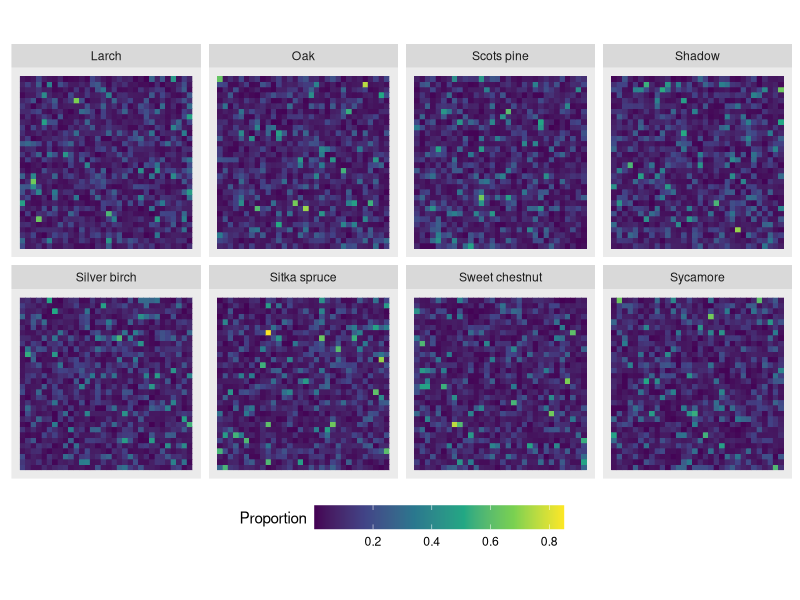

Here is the R script that generated this plot:
########################.
## TREE DATA - COUNTS ##
########################.

## PACKAGES ####

library(readxl)
library(dplyr)
library(tidyr)
library(ggplot2)
library(stringr)

#######################.

setwd("Data/")

#######################.

## DATA ####

data <- read_xlsx("simulated_trees.xlsx")

N = 1000

data_counts <- data %>%
  mutate(total = rowSums(select(., ends_with("_pct")))) %>%
  mutate(across(ends_with("_pct"), ~ floor(N / total * .))) %>%
  mutate(total = rowSums(select(., ends_with("_pct")))) %>%
  rename(ash = "Ash_pct",
         beech = "Beech_pct",
         larch = "Larch_pct",
         oak = "Oak_pct",
         scots_pine = "ScPine_pct",
         silver_birch = "SBirch_pct",
         sitka_spruce = "SitSpr_pct",
         sweet_chestnut = "SwChes_pct",
         sycamore = "Syca_pct",
         shadow = "Shadow_pct")

data_proportions <- data %>%
  mutate(total = rowSums(select(., ends_with("_pct")))) %>%
  mutate(total = rowSums(select(., ends_with("_pct")))) %>%
  rename(ash = "Ash_pct",
         beech = "Beech_pct",
         larch = "Larch_pct",
         oak = "Oak_pct",
         scots_pine = "ScPine_pct",
         silver_birch = "SBirch_pct",
         sitka_spruce = "SitSpr_pct",
         sweet_chestnut = "SwChes_pct",
         sycamore = "Syca_pct",
         shadow = "Shadow_pct")


#######################.

## HEATMAP ####

pdf("output/heatmap_originals.pdf", height = 4)
plot(ggplot(data_proportions%>%
              pivot_longer(cols =larch:sycamore,names_to="type",values_to = "value")%>%
              mutate(type=case_match(type,"larch"~"Larch",
                                     "oak"~"Oak","scots_pine"~"Scots pine",
                                     "shadow"~"Shadow","silver_birch"~"Silver birch",
                                     "sitka_spruce"~"Sitka spruce","sweet_chestnut"~"Sweet chestnut",
                                     "sycamore"~"Sycamore")),
            aes(x=X_coord,y=Y_coord,fill=value/total,colour=value/total))+
       geom_tile()+
       facet_wrap(~type,nrow=2)+
       scale_fill_viridis_c(name="Proportion",breaks=seq(0,1,by=0.2)) +
       scale_colour_viridis_c(name="Proportion",breaks=seq(0,1,by=0.2)) +
       theme(axis.text.x=element_text(angle=60, hjust=1)) +
       coord_fixed()+
       labs(x = "", y = "", fill = 'Count') +
       theme( axis.text.x = element_blank(),
              axis.text.y = element_blank(),
              axis.ticks.x = element_blank(),
              axis.ticks.y = element_blank(),
              axis.title.x = element_blank(),
              axis.title.y = element_blank(),
              panel.grid = element_blank(),
              legend.position = "bottom",
              legend.key.width = unit(0.5, "in"),
              legend.title = element_text(vjust=0.8)))
dev.off()


#######################.

## SAVE DATA ####

saveRDS(data_counts, "tree_counts_1000.rds")

saveRDS(data_proportions, "tree_proportions.rds")

#######################.